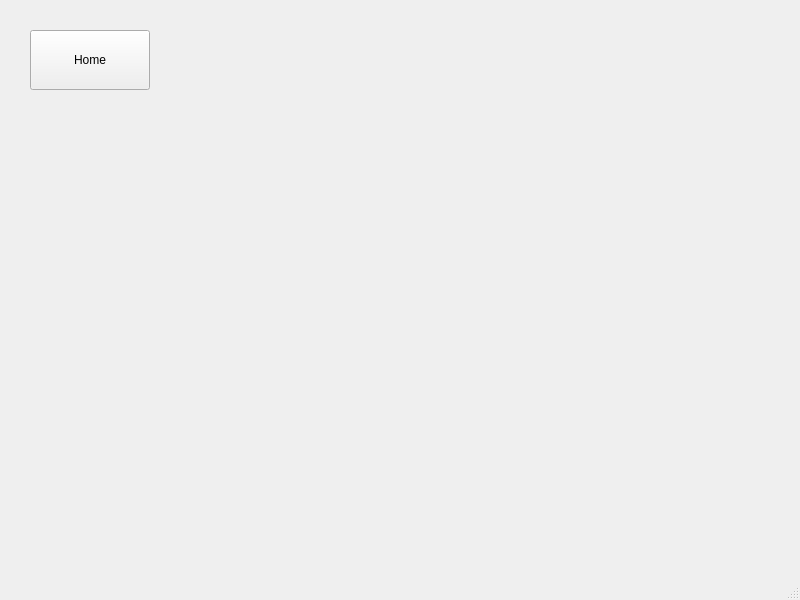
<?xml version="1.0" encoding="UTF-8"?>
<ui version="4.0">
 <class>MainWindow</class>
 <widget class="QMainWindow" name="MainWindow">
  <property name="geometry">
   <rect>
    <x>0</x>
    <y>0</y>
    <width>800</width>
    <height>600</height>
   </rect>
  </property>
  <property name="windowTitle">
   <string>MainWindow</string>
  </property>
  <widget class="QWidget" name="centralwidget">
   <widget class="QPushButton" name="q_btn_home">
    <property name="geometry">
     <rect>
      <x>30</x>
      <y>30</y>
      <width>120</width>
      <height>60</height>
     </rect>
    </property>
    <property name="text">
     <string>Home</string>
    </property>
   </widget>
  </widget>
  <widget class="QMenuBar" name="menubar">
   <property name="geometry">
    <rect>
     <x>0</x>
     <y>0</y>
     <width>800</width>
     <height>22</height>
    </rect>
   </property>
  </widget>
  <widget class="QStatusBar" name="statusbar"/>
 </widget>
 <resources/>
 <connections/>
</ui>
